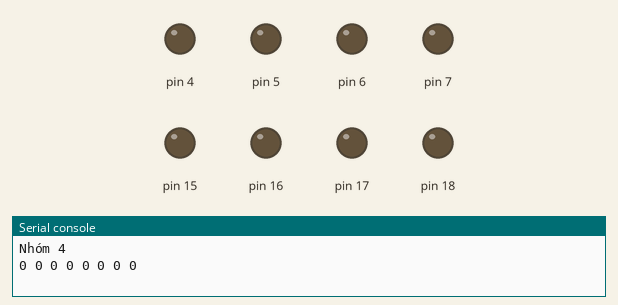
Simulated run of this program. Board: MicroPython board. On the bench: output pins drawn as LEDs (lit = HIGH), the last lines printed to the serial console.

Above: at 0.5 s.
At 2.5 s:
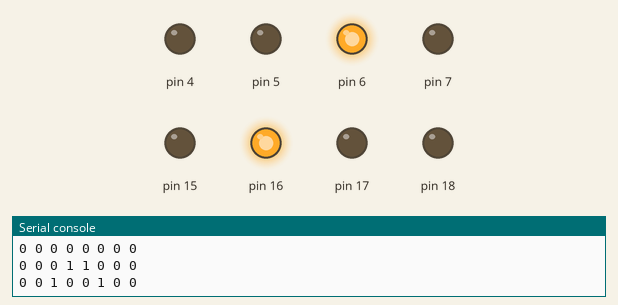
At 4.5 s:
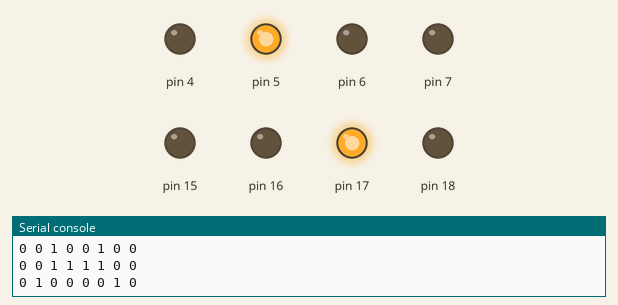
At 9.5 s:
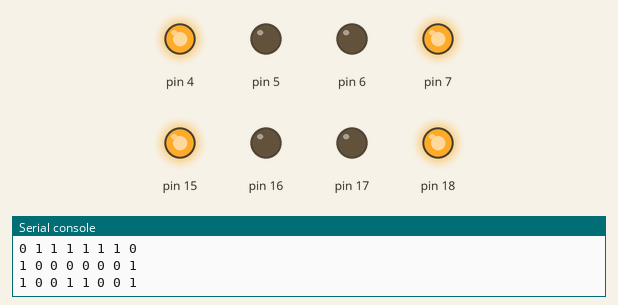
At 14.5 s:
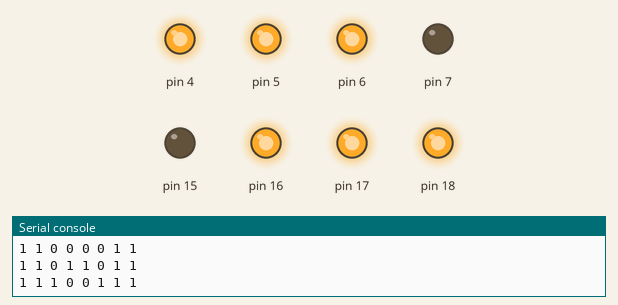
At 19.5 s:
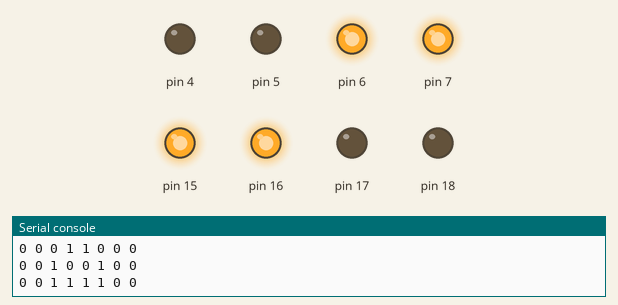
Timing chart, 0 to 20.8 s (numbered marks = the images above):
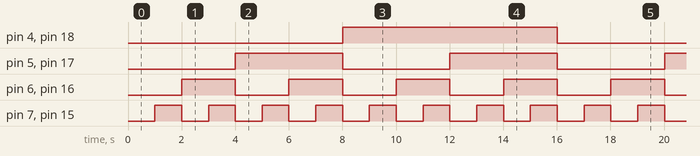

The program:

nhom_4.py
```python
import esp
esp.osdebug(0)
from machine import Pin, PWM
from time import sleep, sleep_us, sleep_ms
from sys import exit

def set_level_gpio_output(gpio, state):
	# state with 0: ON, 1: OFF
	if not ((1 <= gpio <= 21) or (35 <= gpio <= 45) or gpio in [47, 48]):
		print("Hãy nhập GPIO NUMBER từ 1 - 21, 35 - 45, 47, 48")
		exit()
	if state not in (0, 1):
		print("Hãy nhập GPIO LEVEL là 0 (False) và 1 (True)")
		exit()
	gpio_t = Pin(gpio, Pin.OUT)
	if state in (0, 1):
		gpio_t.value(state)

def check_state(count, dec):
	if(count & dec):
		return 0
	return 1

count = 15

print("Nhóm 4")

while True:
	set_level_gpio_output(4, check_state(count, 8))
	set_level_gpio_output(5, check_state(count, 4))
	set_level_gpio_output(6, check_state(count, 2))
	set_level_gpio_output(7, check_state(count, 1))
	set_level_gpio_output(15, check_state(count, 1))
	set_level_gpio_output(16, check_state(count, 2))
	set_level_gpio_output(17, check_state(count, 4))
	set_level_gpio_output(18, check_state(count, 8))
	print(f"{check_state(count, 8)} {check_state(count, 4)} {check_state(count, 2)} {check_state(count, 1)} {check_state(count, 1)} {check_state(count, 2)} {check_state(count, 4)} {check_state(count, 8)}")
	sleep(1)
	count -= 1
	if count < 0:
		print("END")
		count = 15
```

Measured:
- by itself, pin 4, pin 18: alternates HIGH for 8.0 s and LOW for 8.0 s
- by itself, pin 5, pin 17: alternates HIGH for 4.0 s and LOW for 4.0 s
- by itself, pin 6, pin 16: alternates HIGH for 2.0 s and LOW for 2.0 s
- by itself, pin 7, pin 15: alternates HIGH for 1.0 s and LOW for 1.0 s
